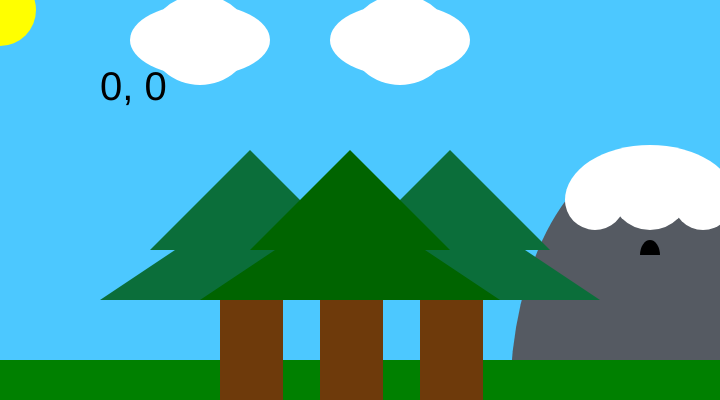
Frame 1 (no input)
Frame 60 (no input): identical to frame 1, image omitted
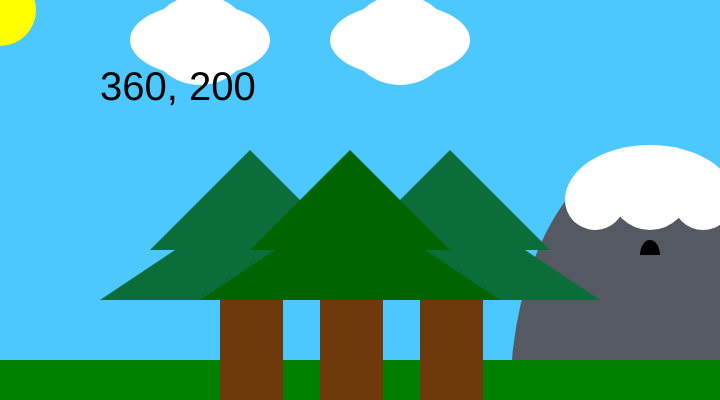
Frame 120 (the mouse pressed at the canvas centre since frame 60)

The p5.js sketch that drew these frames (run headless with seeded random() and noise() and a simulated clock; from frame 60 on, the mouse is pressed at the canvas centre):

// p5.js sketch
// ── sketch.js
function setup() {
  // put setup code here
  createCanvas(720, 400);
}
  function draw() {
    // put drawing code here
background(76, 200, 255);
noStroke();

//Mntn
fill(85,90,98);
arc(650, 400, 280, 500, PI, TWO_PI);

//Cave
fill('black');
arc(650, 255, 20, 30, PI, TWO_PI);

//Snowtop
fill('white');
arc(650, 200, 170, 110, PI, TWO_PI);

  fill('white')
  arc(650,190,80,80,TWO_PI,PI);

  fill('white')
  arc(595,200,60,60,270,110);

  fill('white')
  arc(703,200,60,60,TWO_PI,PI);

//Ground
fill('green');
rect(0, 360, 720, 40);

//Tree trunk
fill(110,58,11);
rect(220, 200, 63, 300);

  //Pine needles
  fill(11,110,58);
  triangle(150, 250, 350, 250, 250, 150);

  //Pine Bottom
  fill(11,110,58);
  triangle(100, 300, 400, 300, 250, 200);

  //Tree trunk 2
  fill(110,58,11);
  rect(420, 200, 63, 300);

  //Pine needles 2
  fill(11,110,58);
  triangle(350, 250, 550, 250, 450, 150);

  //Pine bottom 2
  fill(11,110,58);
  triangle(300, 300, 600, 300, 450, 200);

  //Tree trunk 3
  fill(110,58,11);
  rect(320, 200, 63, 300);

  //Pine needles 3
  fill('darkgreen');
  triangle(250, 250, 450, 250, 350, 150);

  //Pine bottom 3
  fill('darkgreen');
  triangle(200, 300, 500, 300, 350, 200);

//Sun
fill('yellow');
ellipse(0, 10, 72, 72);

//Cloud
fill('white');
ellipse(200, 40, 140, 72);
ellipse(200, 40, 100, 90);

//Cloud 2
fill('white');
ellipse(400, 40, 140, 72);
ellipse(400, 40, 100, 90);

fill(0);
textSize(40);
  text(mouseX + ", " + mouseY, 100, 100);
}
